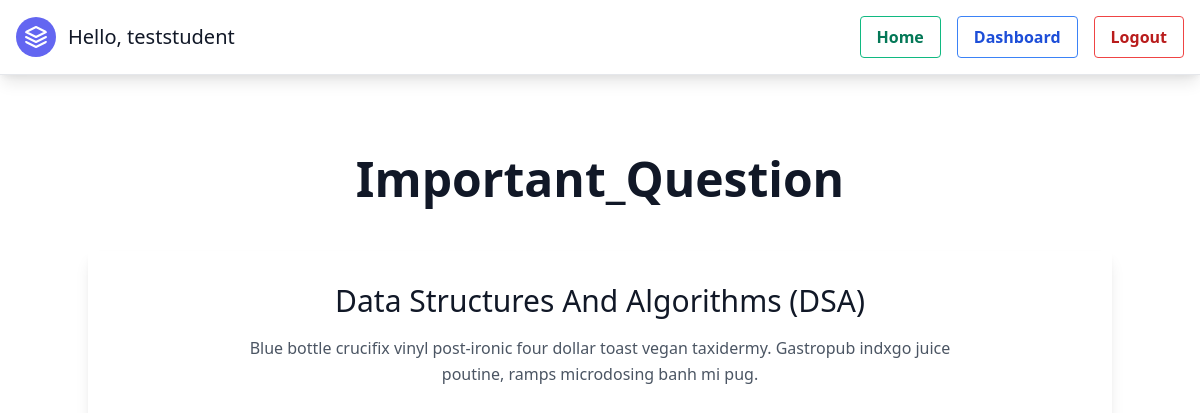
/idonno/Important_Question/ (signed in), run on the app's committed database.
### attendence/models.py (models this page shows, shortened)
class Type(models.Model):
    image_url = models.CharField(max_length=800, null=True, blank=True)
    name = models.CharField(max_length=200, null=True, blank=True)

class Subject(models.Model):
    branc = (
        ('CSE','CSE'),
        ('ISE', 'ISE'),
        ('Civil', 'Civil'),
        ('ME', 'ME'),
        ('Aeronautical', 'Aeronautical'),
        ('ECE', 'ECE'),
        ('Aerospace', 'Aerospace'),
    )
    sem = (
        (1,1),(2,2),(3,3),(4,4),(5,5),(6,6),(7,7),(8,8),
    )
    sub = models.CharField(max_length=200, null=True, blank=True)
    sem = models.IntegerField(choices=sem, blank=True, null=True)
    branch = models.CharField(choices=branc, blank=True, null=True, max_length=200)

### attendence/views.py (the view)
# urls.py: path('idonno/<str:type_>/', views.idonno, name='idonno-page'),
def idonno(request, type_):
    student = Student.objects.get(user=request.user)
    subjects = Subject.objects.filter(sem=student.sem, branch=student.branch)
    items = Item.objects.filter(tyPe__name=type_)
    context = {
        'items':items,
        'subjects':subjects,
        'type':type_,
    }
    return render(request, 'attendence/idonno.html', context)

### attendence/templates/attendence/idonno.html (shortened to what this page needs)
{% extends 'attendence/partials/base.html' %}
{% block content %}
<div class="flex flex-col text-center w-full mb-8 mt-20 ">
    <h1 class="sm:text-5xl text-5xl font-large title-font mb-4 text-gray-900"> <ul> <b>{{type}}</b> </ul> </h1>
  </div>
<section class="text-gray-600 body-font">
    {% for subject in subjects %}
    <div class="container px-5 py-8 mx-auto mb-20 shadow-lg">
        <div class="text-center mb-20">
        <h1 class="sm:text-3xl text-2xl font-medium text-center title-font text-gray-900 mb-4 capitalize">{{subject.sub}}</h1>
            <p class="text-base leading-relaxed xl:w-2/4 lg:w-3/4 mx-auto">Blue bottle crucifix vinyl post-ironic four dollar toast vegan taxidermy. Gastropub indxgo juice poutine, ramps microdosing banh mi pug.</p>
        </div>
    </div>
    {% endfor %}
  </section>
{% endblock content %}

### attendence/templates/attendence/partials/navbar.html (shortened to what this page needs)
<!DOCTYPE html>
<html lang="en">
<head>
  <link rel="stylesheet" href="https://rsms.me/inter/inter.css">
</head>
  <header class="border-b md:flex md:items-center md:justify-between p-4 pb-0 shadow-lg md:pb-4">
    <a class="flex title-font font-medium items-center text-gray-900 mb-4 md:mb-0">
      <svg xmlns="http://www.w3.org/2000/svg" fill="none" stroke="currentColor" stroke-linecap="round" stroke-linejoin="round" stroke-width="2" class="w-10 h-10 text-white p-2 bg-indigo-500 rounded-full" viewBox="0 0 24 24">
        <path d="M12 2L2 7l10 5 10-5-10-5zM2 17l10 5 10-5M2 12l10 5 10-5"></path>
      </svg>
      <span class="ml-3 text-xl">Hello, {{request.user}}</span>
    </a>
    {% if user.is_authenticated %}
    <ul class="list-reset md:flex md:items-center">
        <li class="md:ml-4">
          {% if request.path in '/' %}
          <a href="{% url 'home-page' %}"><button class="bg-transparent hover:bg-green-500 text-green-700 font-semibold hover:text-white py-2 px-4 border border-green-500 hover:border-transparent rounded">
            Home
          </button></a>
          {% else %}
          <a href="{% url 'home-page' %}"><button class="bg-transparent hover:bg-green-500 text-green-700 font-semibold hover:text-white py-2 px-4 border border-green-500 hover:border-transparent rounded">
            Home
          </button></a>
          {% endif %}
        </li>
        <li class="md:ml-4">
          {% if '/dashboard' in request.path %}
          <a href="{% url 'dashboard-page' %}"><button class="bg-transparent hover:bg-blue-500 text-blue-700 font-semibold hover:text-white py-2 px-4 border border-blue-500 hover:border-transparent rounded">
            Dashboard
          </button></a>
          {% else %}
          <a href="{% url 'dashboard-page' %}"><button class="bg-transparent hover:bg-blue-500 text-blue-700 font-semibold hover:text-white py-2 px-4 border border-blue-500 hover:border-transparent rounded">
            Dashboard
          </button></a>
          {% endif %}
        </li>
        <li class="md:ml-4">
          <a href="{% url 'logout-page' %}"><button class="bg-transparent hover:bg-red-500 text-red-700 font-semibold hover:text-white py-2 px-4 border border-red-500 hover:border-transparent rounded">
            Logout
          </button></a>
        </li>
      </ul>
    {% endif %}
  </header>
</html>

### data on the page
Type: name "Important_Question"
Subject: sub "Data Structures And Algorithms (DSA)"

### other printed values
{{ request.user }} "teststudent"
